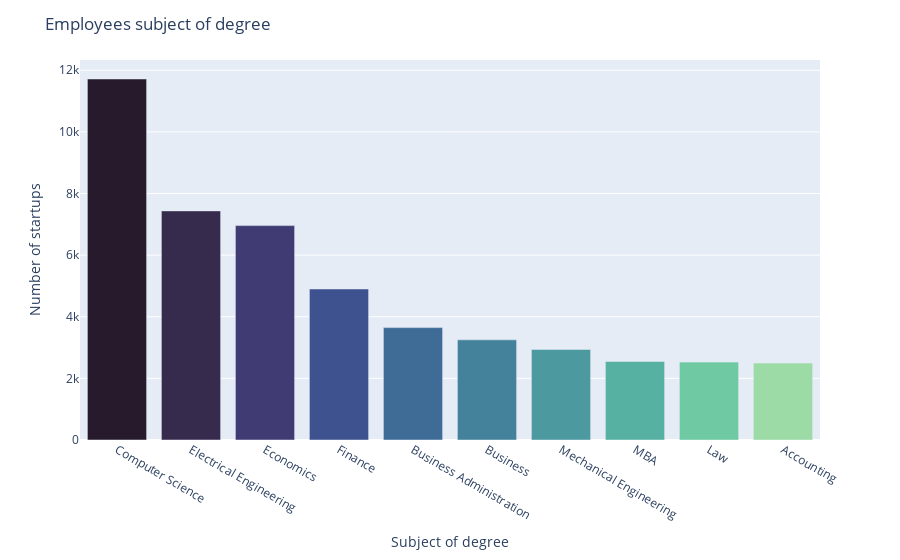

Notebook code cell kept with this figure:
### Code cell
subject_counts = founders['subject'].value_counts()
df_subject_counts = pd.DataFrame({'subject': subject_counts.index, 'count': subject_counts.values})
df_subject_counts =df_subject_counts[0:10]

fig = px.bar(df_subject_counts, x='subject', y='count')
fig.update_layout(
    title='Employees subject of degree',
    xaxis_title='Subject of degree',
    yaxis_title='Number of startups'
)
fig.update_traces(marker_color=px.colors.sequential.deep[::-1], width=0.8)

fig.show()

### Figure 1 — Plotly figure (JSON) as saved in the notebook; plotly's stock layout.template omitted (floating-point values rounded to 4 significant figures)
{"data": [{"alignmentgroup": "True", "hovertemplate": "subject=%{x}<br>count=%{y}<extra></extra>", "legendgroup": "", "marker": {"color": ["rgb(39, 26, 44)", "rgb(54, 43, 77)", "rgb(64, 60, 115)", "rgb(62, 82, 143)", "rgb(62, 108, 150)", "rgb(68, 130, 155)", "rgb(76, 153, 160)", "rgb(86, 177, 163)", "rgb(111, 201, 163)", "rgb(156, 219, 165)", "rgb(206, 236, 179)", "rgb(253, 253, 204)"], "pattern": {"shape": ""}}, "name": "", "offsetgroup": "", "orientation": "v", "showlegend": false, "textposition": "auto", "type": "bar", "width": 0.8, "x": ["Computer Science", "Electrical Engineering", "Economics", "Finance", "Business Administration", "Business", "Mechanical Engineering", "MBA", "Law", "Accounting"], "xaxis": "x", "y": [11716, 7435, 6958, 4901, 3648, 3251, 2938, 2549, 2528, 2497], "yaxis": "y"}], "layout": {"barmode": "relative", "legend": {"tracegroupgap": 0}, "margin": {"t": 60}, "title": {"text": "Employees subject of degree"}, "xaxis": {"anchor": "y", "domain": [0, 1], "title": {"text": "Subject of degree"}}, "yaxis": {"anchor": "x", "domain": [0, 1], "title": {"text": "Number of startups"}}}}
